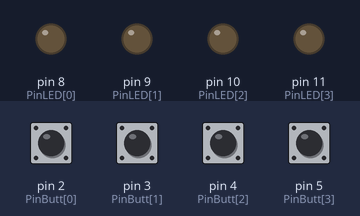
A sketch run on a simulated Arduino Uno, built with avr-gcc and run on an emulated ATmega328P. On the bench: output pins drawn as LEDs (lit = HIGH). Inputs (shaded band) come from the test bench; at power-on: pin 2 (PinButt[0]), pin 3 (PinButt[1]), pin 4 (PinButt[2]), pin 5 (PinButt[3]) HIGH. What the sketch prints to the serial monitor is not drawn.

Above: at 1.2 s.
1.3 s: pin 2 (PinButt[0]) pulled LOW for 0.25 s
At 1.5 s:
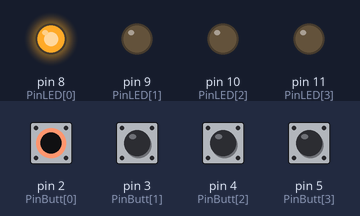
3.1 s: pin 3 (PinButt[1]) pulled LOW for 0.25 s
At 3.3 s:
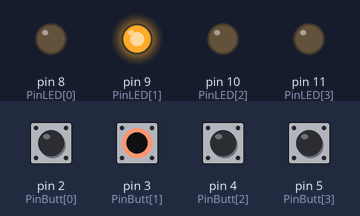
4.9 s: pin 4 (PinButt[2]) pulled LOW for 0.25 s
At 5.1 s:
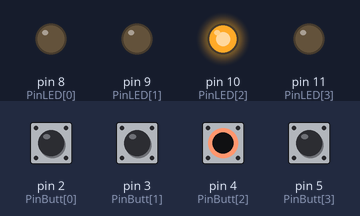
6.7 s: pin 5 (PinButt[3]) pulled LOW for 0.25 s
At 6.9 s:
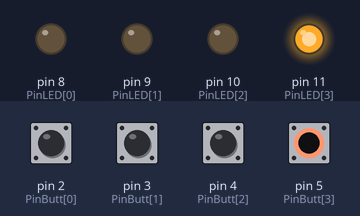
8.5 s: pin 2 (PinButt[0]) pulled LOW for 1 s
At 10.0 s:
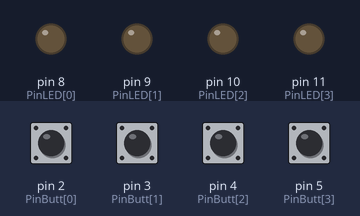
11.1 s: pin 3 (PinButt[1]) pulled LOW for 1 s
At 12.0 s:
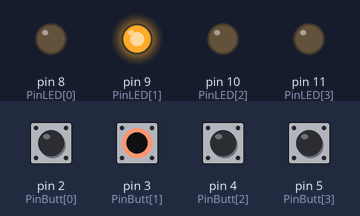
Timing chart, 0 to 14.1 s (numbered marks = the images above; inputs shaded):
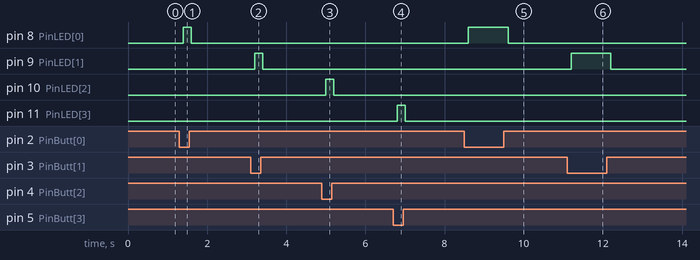

Measured:
- after the input at 1.3 s, pin 8 (PinLED[0]): LOW → HIGH after 0.10 s, → LOW 0.20 s later
- after the input at 3.1 s, pin 9 (PinLED[1]): LOW → HIGH after 0.10 s, → LOW 0.20 s later
- after the input at 4.9 s, pin 10 (PinLED[2]): LOW → HIGH after 0.10 s, → LOW 0.20 s later
- after the input at 6.7 s, pin 11 (PinLED[3]): LOW → HIGH after 0.10 s, → LOW 0.20 s later
- after the input at 8.5 s, pin 8 (PinLED[0]): LOW → HIGH after 0.10 s, → LOW 1.0 s later
- after the input at 11.1 s, pin 9 (PinLED[1]): LOW → HIGH after 0.10 s, → LOW 1.0 s later

The sketch:

Simon-SaysFinal-Ardiono.ino
```cpp
int PinButt[] = {2, 3, 4, 5}; // button pins
int PinLED[] = {8, 9, 10, 11}; // LED pins
int StateButt[4]; // button states

void setup() {
  Serial.begin(115200); // Serial communication

  // Buttons as inputs with pull-up resistors and LEDs
  for (int i = 0; i < 4; i++) {
    pinMode(PinButt[i], INPUT_PULLUP);
    pinMode(PinLED[i], OUTPUT);
    //digitalWrite(PinLED[i], LOW); // Turn on corresponding LED
  }
}

void loop() {
  // Read button states and send to Processing when pressed
  for (int i = 0; i < 4; i++) {
    StateButt[i] = digitalRead(PinButt[i]);

    if (StateButt[i] == LOW) { // Button is pressed
      digitalWrite(PinLED[i], HIGH); // Turn on corresponding LED
      Serial.write(i); // Send index to Processing
    } else { // Button is released
      digitalWrite(PinLED[i], LOW); // Turn off corresponding LED
    }
  }

  delay(200); // Might use millis
}
```
